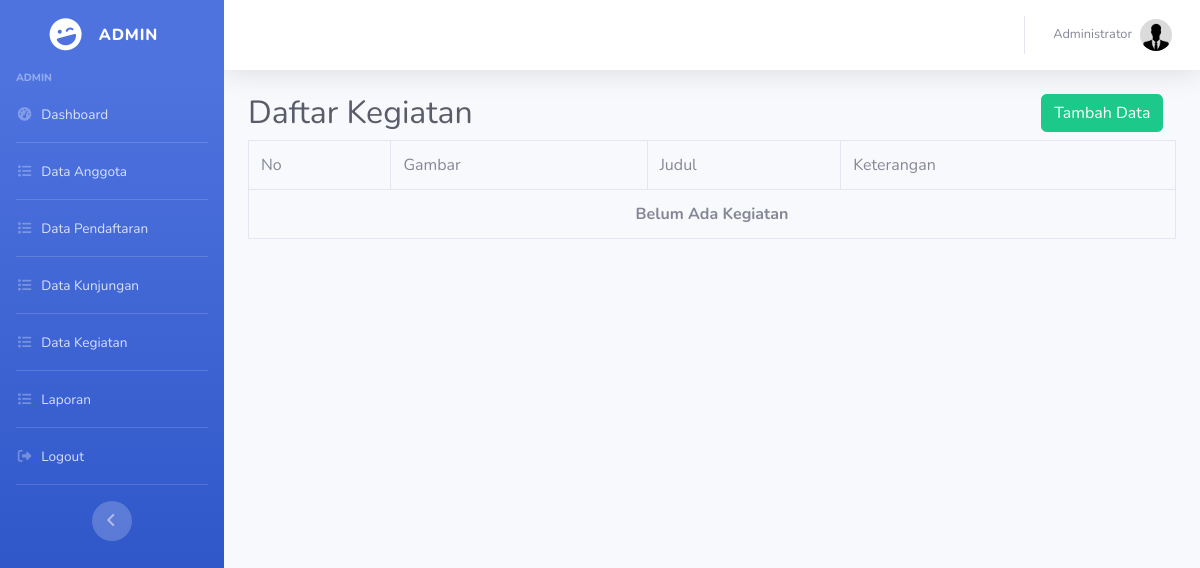
The app's page /admin/kegiatan.php (signed in), older data.
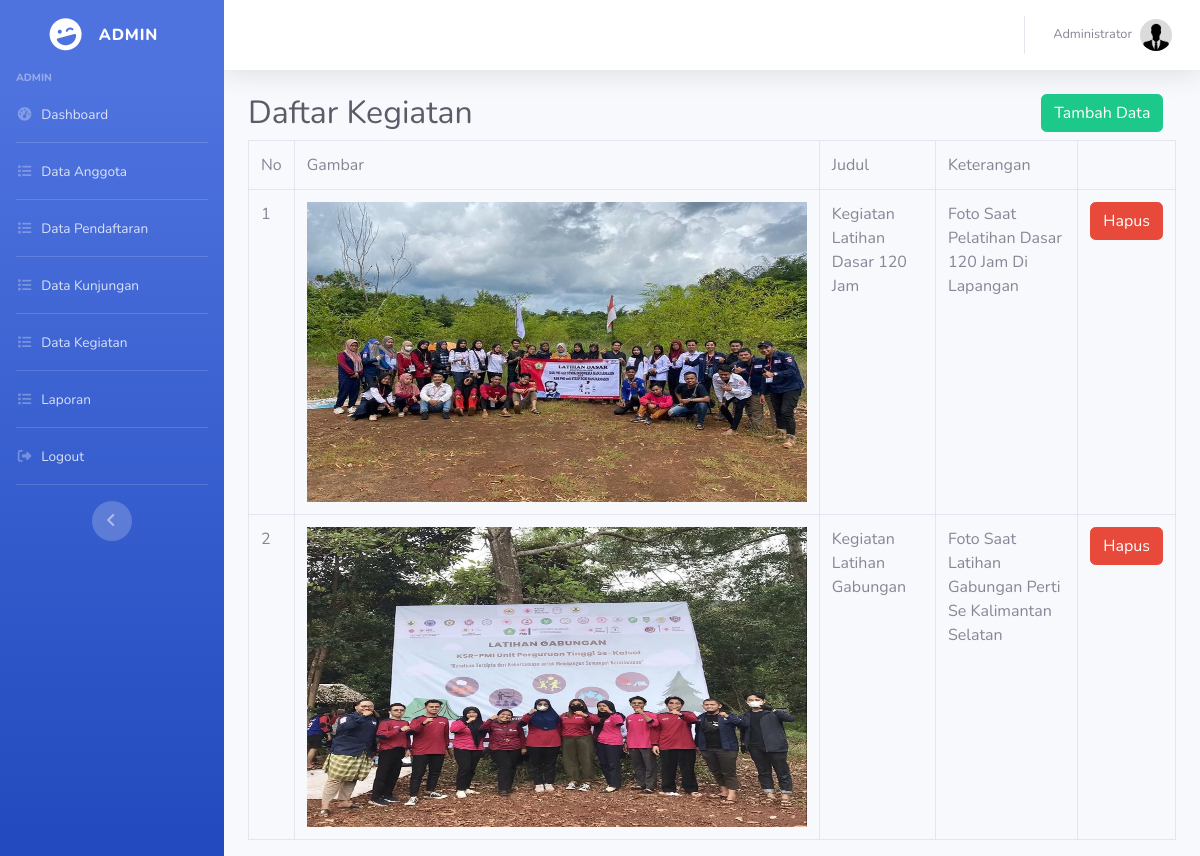
The same page, newer data.
### tables this page shows
CREATE TABLE `kegiatan` (
  `id` int(11) NOT NULL,
  `gambar` varchar(25) NOT NULL,
  `judul` varchar(255) NOT NULL,
  `isi` text NOT NULL
);

### admin/kegiatan_control.php (called while the page is built, shortened)
<?php
include('../config/koneksi.php');
$all_pendaftar = mysqli_query($koneksi, "SELECT * FROM kegiatan");
?>

### admin/kegiatan.php (the view)
<?php include('../config/auto_load.php'); ?>
<?php include('kegiatan_control.php') ?>
<?php include('../template/header.php'); ?>
<div class="container-fluid">
  <div class="row">
    <div class="col-10">
        <h2 class="text-gray-800">Daftar Kegiatan</h2>
    </div>
    <div class="col">
        <a href="kegiatan_tambah.php" class="text-white btn btn-success">Tambah Data</a>
    </div>
  </div>
  <div class="row">
    <div class="col-md-12">
      <table class="table table-bordered table-hover">
          <tr>
            <td scope="col">No</td>
            <td scope="col">Gambar</td>
            <td scope="col">Judul</td>
            <td scope="col">Keterangan</td>
          </tr>
          <?php
          $no = 1;
          while($p = mysqli_fetch_array($all_pendaftar)) { ?>
          <tr>
            <td><?= $no++ ?></td>
            <td><img src="../assets/img/<?= $p['gambar'] ?>" alt="" width="500px" height="300px"></td>
            <td><?= $p['judul'] ?></td>
            <td><?= $p['isi'] ?></td>
            <td class="text-center"> <a href="kegiatan_control.php?hapus=<?= $p['id'] ?>" class="text-white btn btn-danger">Hapus</a></td>
          </tr>
          <?php }
          if(mysqli_num_rows($all_pendaftar) == 0) {
            echo "<tr><td colspan='8' align='center'><b>Belum Ada Kegiatan</b></td></tr>";
          }
          ?>
      </table>
    </div>
  </div>
</div>

### template/header.php (shortened to what this page needs)
<!DOCTYPE html>
<html lang="en">
<head>
  <link href="../assets/vendor/fontawesome-free/css/all.min.css" rel="stylesheet" type="text/css">
  <link href="../assets/css/sb-admin-2.min.css" rel="stylesheet">
  <link href="../assets/vendor/datepicker/css/bootstrap-datepicker.css" rel="stylesheet">
</head>
<body id="page-top">
  <div id="wrapper">
    <ul class="navbar-nav bg-gradient-primary sidebar sidebar-dark accordion" id="accordionSidebar">
      <a class="sidebar-brand d-flex align-items-center justify-content-center" href="assets/img/swd.png">
        <div class="sidebar-brand-icon rotate-n-15">
          <i class="fas fa-laugh-wink"></i>
        </div>
        <div class="sidebar-brand-text mx-3">ADMIN</div>
      </a>
      <div class="sidebar-heading">
        <?= $_SESSION['level'] ?>
      </div>
      <?php if($_SESSION['level'] == 'admin') { ?>
          <li class="nav-item">
            <a class="nav-link" href="dashboard.php">
              <i class="fas fa-fw fa-tachometer-alt"></i>
              <span>Dashboard</span></a>
          </li>
          <hr class="sidebar-divider my-0">
          <li class="nav-item">
            <a class="nav-link" href="anggota.php">
              <i class="fas fa-fw fa-list"></i>
              <span>Data Anggota</span></a>
          </li>
          <hr class="sidebar-divider my-0">
          <li class="nav-item">
            <a class="nav-link" href="pendaftaran.php">
              <i class="fas fa-fw fa-list"></i>
              <span>Data Pendaftaran</span></a>
          </li>
          <hr class="sidebar-divider my-0">
          <li class="nav-item">
            <a class="nav-link" href="kunjungan.php">
              <i class="fas fa-fw fa-list"></i>
              <span>Data Kunjungan</span></a>
          </li>
          <hr class="sidebar-divider my-0">
          <li class="nav-item">
            <a class="nav-link" href="kegiatan.php">
              <i class="fas fa-fw fa-list"></i>
              <span>Data Kegiatan</span></a>
          </li>
          <hr class="sidebar-divider my-0">
          <li class="nav-item">
            <a class="nav-link" href="laporan.php">
              <i class="fas fa-fw fa-list"></i>
              <span>Laporan</span></a>
          </li>
      <?php } ?>
      <hr class="sidebar-divider my-0">
      <li class="nav-item">
        <a class="nav-link" href="../logout_control.php" data-toggle="modal" data-target="#logoutModal">
          <i class="fas fa-fw fa-sign-out-alt"></i>
          <span>Logout</span></a>
      </li>
      <hr class="sidebar-divider d-none d-md-block">
      <div class="text-center d-none d-md-inline">
        <button class="rounded-circle border-0" id="sidebarToggle"></button>
      </div>
    </ul>
    <div id="content-wrapper" class="d-flex flex-column">
      <div id="content">
        <nav class="navbar navbar-expand navbar-light bg-white topbar mb-4 static-top shadow">
          <ul class="navbar-nav ml-auto">
            <li class="nav-item dropdown no-arrow">
              <a class="nav-link dropdown-toggle" href="#" id="userDropdown" role="button" data-toggle="dropdown" aria-haspopup="true" aria-expanded="false">
                <span class="mr-2 d-none d-lg-inline text-gray-600 small"><?= $_SESSION['nama']; ?></span>
                <?php
                if(isset($data_pendaftar['foto']) && $data_pendaftar['foto'] != '') {
                    $foto = '../uploads/' . $data_pendaftar['foto'];
                } else {
                    $foto = '../assets/img/avatar.jpg';
                }
                ?>
                <img class="img-profile rounded-circle" src="<?= $foto ?>">
              </a>
            </li>
          </ul>
        </nav>

Row changes from the older to the newer data that the page shows:
added kegiatan: gambar (picture), judul "Kegiatan Latihan Dasar 120 Jam", isi "Foto Saat Pelatihan Dasar 120 Jam Di Lapangan"
added kegiatan: gambar (picture), judul "Kegiatan Latihan Gabungan", isi "Foto Saat Latihan Gabungan Perti Se Kalimantan Selatan"
Text that changed along with them:
text no longer shown: "Belum Ada Kegiatan"
